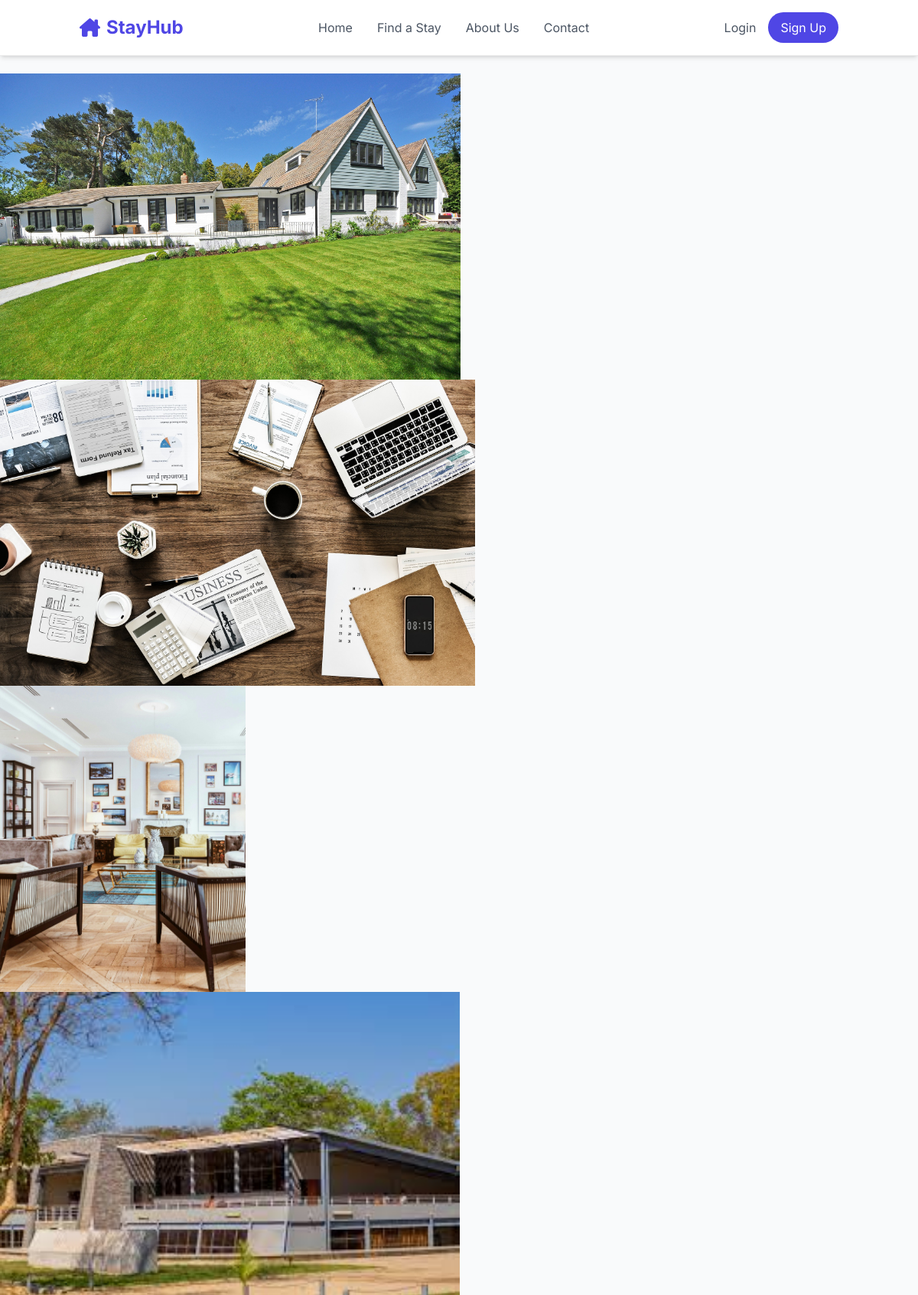
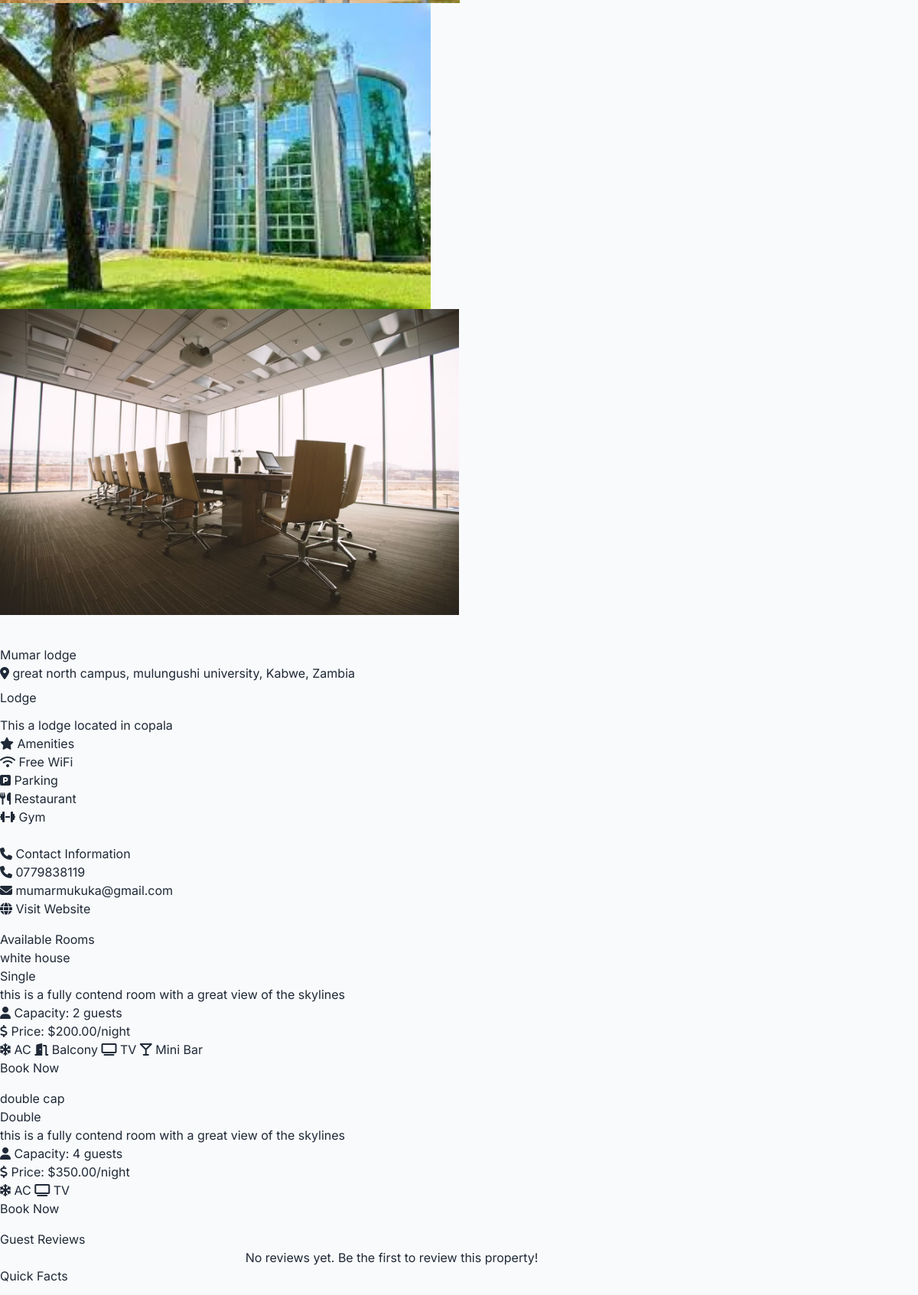
/1/ (upper part), run on the app's committed database (2 pictures, top to bottom).
### properties/models.py (models this page shows, shortened)
class PropertyImage(models.Model):
    property = models.ForeignKey(Property, on_delete=models.CASCADE, related_name='images')
    image = models.ImageField(upload_to='property_images/')
    caption = models.CharField(max_length=200, blank=True)
    is_primary = models.BooleanField(default=False)  # This is the new field

class Property(models.Model):
    PROPERTY_TYPES = (
        ('hotel', 'Hotel'),
        ('lodge', 'Lodge'),
        ('motel', 'Motel'),
        ('guesthouse', 'Guest House'),
    )
    owner = models.ForeignKey(User, on_delete=models.CASCADE)
    name = models.CharField(max_length=200)
    property_type = models.CharField(max_length=20, choices=PROPERTY_TYPES)
    description = models.TextField()
    address = models.TextField()
    city = models.CharField(max_length=100)
    state = models.CharField(max_length=100)
    country = models.CharField(max_length=100)
    postal_code = models.CharField(max_length=20)
    latitude = models.DecimalField(max_digits=9, decimal_places=6, null=True, blank=True)
    longitude = models.DecimalField(max_digits=9, decimal_places=6, null=True, blank=True)
    wifi = models.BooleanField(default=False)
    parking = models.BooleanField(default=False)
    restaurant = models.BooleanField(default=False)
    gym = models.BooleanField(default=False)
    pool = models.BooleanField(default=False)
    spa = models.BooleanField(default=False)
    pets_allowed = models.BooleanField(default=False)
    phone = models.CharField(max_length=15)
    email = models.EmailField()
    website = models.URLField(blank=True)
    is_active = models.BooleanField(default=True)
    is_featured = models.BooleanField(default=False)
    created_at = models.DateTimeField(auto_now_add=True)
    updated_at = models.DateTimeField(auto_now=True)
    """@property
    def min_price(self):
        rooms = self.room_set.all()
        if rooms:
            return min(room.price_per_night for room in rooms)
        return 0"""

class Room(models.Model):
    ROOM_TYPES = (
        ('single', 'Single'),
        ('double', 'Double'),
        ('twin', 'Twin'),
        ('suite', 'Suite'),
        ('family', 'Family'),
        ('deluxe', 'Deluxe'),
    )
    property = models.ForeignKey(Property, on_delete=models.CASCADE)
    room_type = models.CharField(max_length=20, choices=ROOM_TYPES)
    name = models.CharField(max_length=100)
    description = models.TextField()
    price_per_night = models.DecimalField(max_digits=10, decimal_places=2)
    capacity = models.PositiveIntegerField()
    total_rooms = models.PositiveIntegerField(default=1)
    air_conditioning = models.BooleanField(default=False)
    balcony = models.BooleanField(default=False)
    tv = models.BooleanField(default=False)
    mini_bar = models.BooleanField(default=False)
    room_service = models.BooleanField(default=False)
    is_available = models.BooleanField(default=True)

### properties/views.py (the view)
# urls.py: path('<int:pk>/', PropertyDetailView.as_view(), name='property_detail'),
class PropertyDetailView(DetailView):
    model = Property
    template_name = 'properties/property_detail.html'
    context_object_name = 'property'
    def get_context_data(self, **kwargs):
        context = super().get_context_data(**kwargs)
        context['rooms'] = self.object.room_set.filter(is_available=True)
        context['reviews'] = self.object.reviews.all().order_by('-created_at')
        context['avg_rating'] = self.object.reviews.aggregate(Avg('rating'))['rating__avg']
        return context

### templates/properties/property_detail.html (shortened to what this page needs)
{% extends 'base.html' %}
{% block content %}
<div class="container py-4">
    <div class="row">
        <div class="col-md-8">
            {% if property.images.all %}
            <div id="propertyCarousel" class="carousel slide mb-4" data-bs-ride="carousel">
                <div class="carousel-inner">
                    {% for image in property.images.all %}
                    <div class="carousel-item {% if forloop.first %}active{% endif %}">
                        <img src="{{ image.image.url }}" class="d-block w-100"
                             style="height: 400px; object-fit: cover;" alt="{{ image.caption }}">
                    </div>
                    {% endfor %}
                </div>
            </div>
            {% else %}
            <div class="bg-light d-flex align-items-center justify-content-center mb-4" style="height: 400px;">
                <i class="fas fa-image fa-5x text-muted"></i>
            </div>
            {% endif %}
            <div class="card mb-4">
                <div class="card-body">
                    <div class="d-flex justify-content-between align-items-start mb-3">
                        <div>
                            <h2>{{ property.name }}</h2>
                            <p class="text-muted mb-2">
                                <i class="fas fa-map-marker-alt"></i> {{ property.address }}, {{ property.city }}, {{ property.country }}
                            </p>
                            <span class="badge bg-primary fs-6">{{ property.get_property_type_display }}</span>
                        </div>
                    </div>
                    <p class="lead">{{ property.description }}</p>
                    <h5><i class="fas fa-star"></i> Amenities</h5>
                    <div class="row mb-3">
                        {% if property.wifi %}<div class="col-md-4"><i class="fas fa-wifi text-success"></i> Free WiFi</div>{% endif %}
                        {% if property.parking %}<div class="col-md-4"><i class="fas fa-parking text-success"></i> Parking</div>{% endif %}
                        {% if property.restaurant %}<div class="col-md-4"><i class="fas fa-utensils text-success"></i> Restaurant</div>{% endif %}
                        {% if property.gym %}<div class="col-md-4"><i class="fas fa-dumbbell text-success"></i> Gym</div>{% endif %}
                    </div>
                    <div class="border-top pt-3">
                        <h6><i class="fas fa-phone"></i> Contact Information</h6>
                        <div class="row">
                            <div class="col-md-4">
                                <p><i class="fas fa-phone text-primary"></i> {{ property.phone }}</p>
                            </div>
                            <div class="col-md-4">
                                <p><i class="fas fa-envelope text-primary"></i> {{ property.email }}</p>
                            </div>
                            {% if property.website %}
                            <div class="col-md-4">
                                <p><i class="fas fa-globe text-primary"></i> <a href="{{ property.website }}" target="_blank">Visit Website</a></p>
                            </div>
                            {% endif %}
                        </div>
                    </div>
                </div>
            </div>
            <div class="card mb-4">
                <div class="card-header">
                    <h5 class="mb-0">Available Rooms</h5>
                </div>
                <div class="card-body">
                    {% if rooms %}
                    <div class="row">
                        {% for room in rooms %}
                        <div class="col-md-6 mb-4">
                            <div class="card h-100">
                                <div class="card-body">
                                    <h5 class="card-title">{{ room.name }}</h5>
                                    <span class="badge bg-info mb-2">{{ room.get_room_type_display }}</span>
                                    <p class="card-text">{{ room.description }}</p>
                                    <ul class="list-unstyled">
                                        <li><i class="fas fa-user"></i> Capacity: {{ room.capacity }} guests</li>
                                        <li><i class="fas fa-dollar-sign"></i> Price: ${{ room.price_per_night }}/night</li>
                                    </ul>
                                    <div class="d-flex flex-wrap gap-2">
                                        {% if room.air_conditioning %}<span class="badge bg-secondary"><i class="fas fa-snowflake"></i> AC</span>{% endif %}
                                        {% if room.balcony %}<span class="badge bg-secondary"><i class="fas fa-door-open"></i> Balcony</span>{% endif %}
                                        {% if room.tv %}<span class="badge bg-secondary"><i class="fas fa-tv"></i> TV</span>{% endif %}
                                        {% if room.mini_bar %}<span class="badge bg-secondary"><i class="fas fa-glass-martini"></i> Mini Bar</span>{% endif %}
                                    </div>
                                </div>
                                <div class="card-footer bg-transparent">
                                    <a href="{% url 'bookings:create_booking' room.pk %}" class="btn btn-primary">Book Now</a>
                                </div>
                            </div>
                        </div>
                        {% endfor %}
                    </div>
                    {% else %}
                    <p class="text-center text-muted">No rooms available at the moment.</p>
                    {% endif %}
                </div>
            </div>
            <div class="card">
                <div class="card-header d-flex justify-content-between align-items-center">
                    <h5 class="mb-0">Guest Reviews</h5>
                </div>
                <div class="card-body">
                    {% if reviews %}
                    {% for review in reviews %}
                    <div class="mb-4 {% if not forloop.last %}border-bottom pb-4{% endif %}">
                        <div class="d-flex justify-content-between align-items-start mb-2">
                            <div>
                                <h6 class="mb-1">{{ review.title }}</h6>
                                <small class="text-muted">By {{ review.user.get_full_name|default:review.user.username }}</small>
                            </div>
                            <div class="text-warning">
                                {% for i in "12345" %}
                                    {% if forloop.counter <= review.rating %}
                                    <i class="fas fa-star"></i>
                                    {% else %}
                                    <i class="far fa-star"></i>
                                    {% endif %}
                                {% endfor %}
                            </div>
                        </div>
                        <p class="mb-1">{{ review.comment }}</p>
                        <small class="text-muted">Posted on {{ review.created_at|date:"F d, Y" }}</small>
                    </div>
                    {% endfor %}
                    {% else %}
                    <p class="text-center text-muted">No reviews yet. Be the first to review this property!</p>
                    {% endif %}
                </div>
            </div>
        </div>
        <div class="col-md-4">
            <div class="card sticky-top" style="top: 20px;">
                <div class="card-body">
                    <h5 class="card-title mb-4">Quick Facts</h5>
                </div>
            </div>
        </div>
    </div>
</div>
{% endblock %}

### templates/base.html (style rules this page uses)
body { font-family: 'Inter', sans-serif; background-color: #f8fafc; color: #1f2937; }
body { font-family: 'Inter', sans-serif; background-color: #f8fafc; }

### data on the page
PropertyImage: image (picture)
PropertyImage: image (picture)
PropertyImage: image (picture)
PropertyImage: image (picture)
PropertyImage: image (picture)
PropertyImage: image (picture)
Property: name "Mumar lodge", address "great north campus, mulungushi university", city "Kabwe", country "Zambia", property_type "Lodge", description "This a lodge located in copala", phone "0779838119", email "mumarmukuka@gmail.com"
Room: name "white house", room_type "Single", description "this is a fully contend room with a great view of the skylines", capacity "2", price_per_night "200.00", air_conditioning True (drawn), balcony True (drawn), tv True (drawn), mini_bar True (drawn)
Room: name "double cap", room_type "Double", description "this is a fully contend room with a great view of the skylines", capacity "4", price_per_night "350.00", air_conditioning True (drawn), tv True (drawn)
